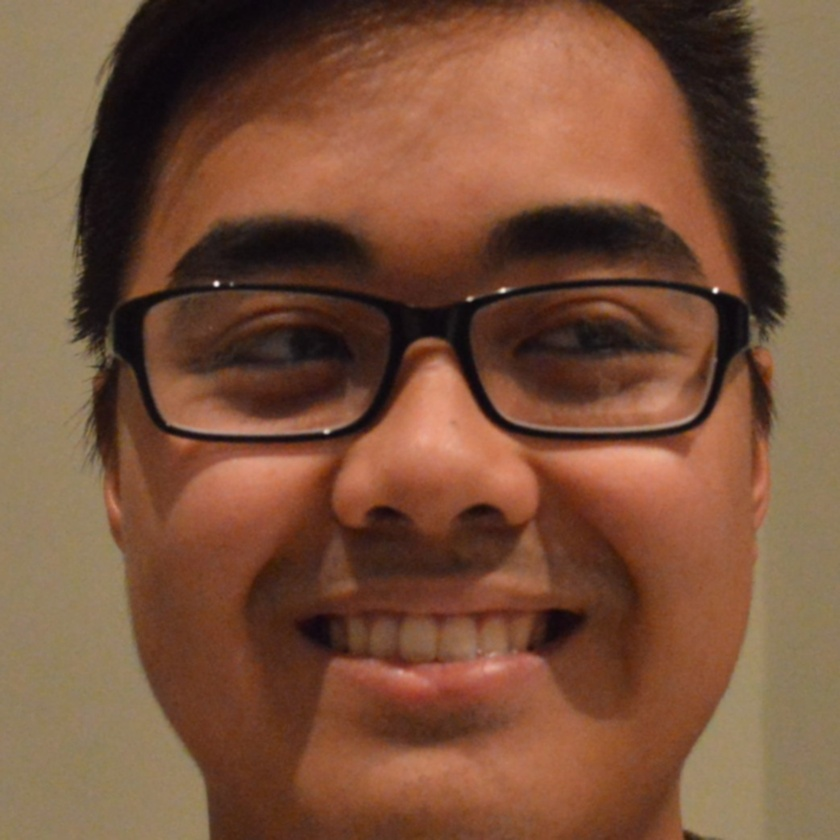
#> input picture raw_img/happy0.JPG, 840 x 840 px, shrunk from 1042 x 1042 before the run; its folder holds only this picture in this run
$ python img_raw_to_prep.py
#> lines starting #> are read from the running program, lines starting #| are printed output that depends on the picture
import numpy as np
import cv2
import os
import re
import time
import shutil

def is_write_done(filename):
    #checking if the file is still being written by cam app
    file_stat = os.stat(filename);
    prev_size = file_stat.st_size;
    time.sleep(.5)
    file_stat = os.stat(filename);
    size = file_stat.st_size;
    return size == prev_size


LIB_DIR = 'libfiles/'
RAW_DIR = 'raw_img/'
PREP_DIR = 'prep_dir/'
OLD_DIR = 'old_img/'

#cascade face loading
face_cascade = cv2.CascadeClassifier('haarcascade_frontalface_default.xml')

regex_pattern = re.compile(".*\.JPG")
print ("Begin processing images")

while True:
    for FILENAME in os.listdir(RAW_DIR):
        print ("current file is " + FILENAME)

        if not regex_pattern.match(FILENAME):
            continue
        #wait until file is done
        while not is_write_done(RAW_DIR + FILENAME):
            print ("not done writing")

        #start analysis on file
        print("cropping " + FILENAME)
        raw_img = cv2.imread(RAW_DIR + FILENAME)
#> raw_img is the input picture: shape (840, 840, 3); mean B, G, R 59.4, 82.4, 121.9
        gray = cv2.cvtColor(raw_img, cv2.COLOR_BGR2GRAY)
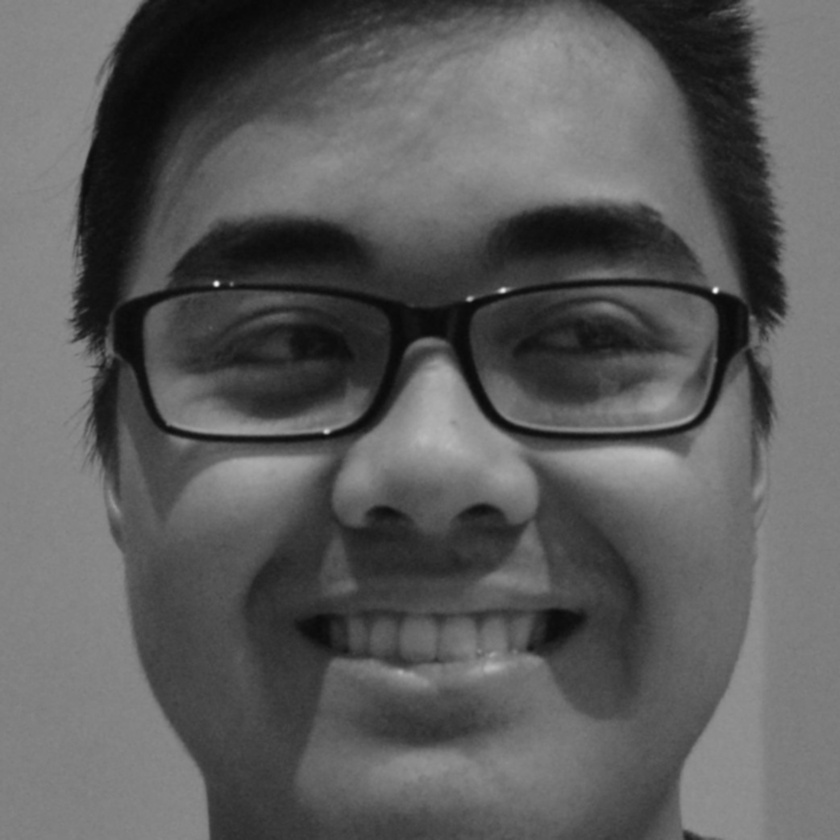
#> gray: shape (840, 840); min 7, max 247, mean 91.6
        faces = face_cascade.detectMultiScale(gray, 1.3, 5)
#> faces = [[74, 56, 727, 727]]
        for (x,y,w,h) in faces:
            crop_img = raw_img[y: y+h, x : x+w]
            blur_img = cv2.GaussianBlur(crop_img, (5,5), 0)
            cv2.imwrite(PREP_DIR + FILENAME, blur_img )
#> this loop made 1 pass
#> pass 1, `crop_img = raw_img[y: y+h, x : x+w]`:
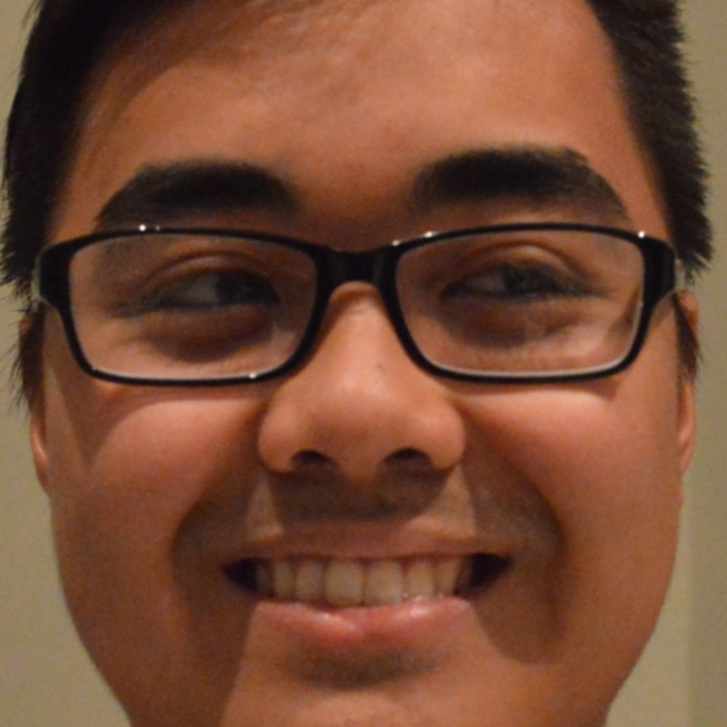
#> crop_img: shape (727, 727, 3); mean B, G, R 53.6, 75.2, 118.9
        print ("finished analyzing " + FILENAME)
        shutil.move(RAW_DIR + FILENAME , OLD_DIR + FILENAME)

    #remove this during real operations
#> (the run stopped early here; a loop or call above may not have finished)
